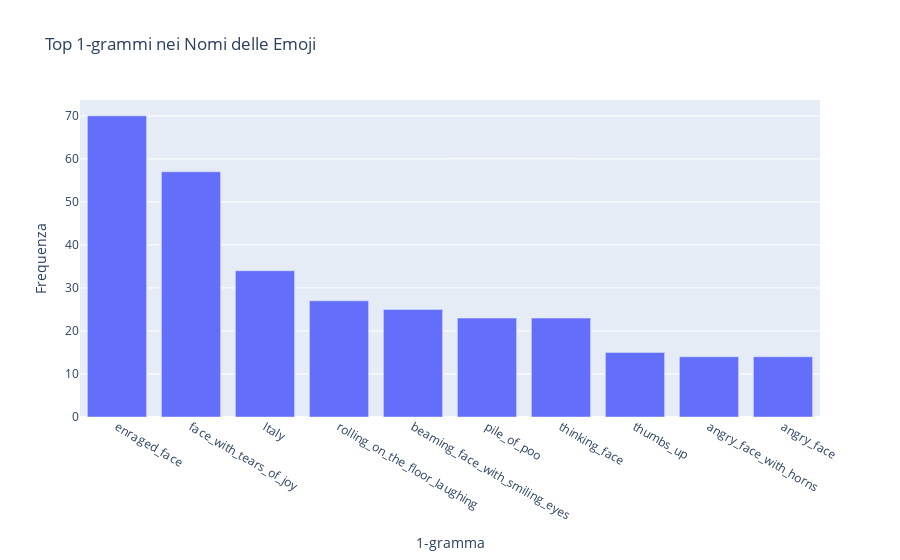

Notebook code cell kept with this figure:
### Markdown cell above
# TROVARE GLI N-GRAMMI POSSIBILI

### Code cell
# Funzione per trovare gli n-grammi dato un elenco di nomi di emoji
def find_emoji_name_ngrams(emoji_name_list, n):
    return list(ngrams(emoji_name_list, n))

# Funzione per generare n-grammi per una gamma di valori n
def generate_ngrams_for_range(emoji_name_list, min_n=1, max_n=5):
    ngram_counters = {n: Counter() for n in range(min_n, max_n + 1)}

    for n in range(min_n, max_n + 1):
        ngrams_list = find_emoji_name_ngrams(emoji_name_list, n)
        ngram_counters[n].update(ngrams_list)

    return ngram_counters

# Trasforma la colonna `emojis_names` in liste di parole
df['emoji_name_list'] = df['emojis_names'].apply(lambda x: x.split())

# Parametri
min_n = 1
max_n = 5

# Generazione automatica degli n-grammi
all_ngrams = {n: Counter() for n in range(min_n, max_n + 1)}
for emoji_name_list in df['emoji_name_list']:
    ngram_counters = generate_ngrams_for_range(emoji_name_list, min_n, max_n)
    for n in range(min_n, max_n + 1):
        all_ngrams[n].update(ngram_counters[n])

# Mostra i migliori n-grammi
print("\nTop n-grammi per ogni valore di n:")
for n in range(min_n, max_n + 1):
    print(f"\nTop {n}-grammi:")
    for ngram, freq in all_ngrams[n].most_common(5):  # Top 5 n-grammi per ogni n
        print(f"{' '.join(ngram)}: {freq}")

# Trova il valore ottimale di n
optimal_n = max(all_ngrams, key=lambda n: sum(all_ngrams[n].values()))
print(f"\nIl valore ottimale di n (basato sulla frequenza totale): {optimal_n}")

#Grafico
optimal_ngrams = all_ngrams[optimal_n]
optimal_ngrams_df = pd.DataFrame(optimal_ngrams.items(), columns=['N-gram', 'Frequency']).sort_values(by='Frequency', ascending=False)
optimal_ngrams_df['N-gram'] = optimal_ngrams_df['N-gram'].apply(lambda x: ' '.join(x))

fig = px.bar(
    optimal_ngrams_df.head(10),
    x='N-gram',
    y='Frequency',
    title=f'Top {optimal_n}-grammi nei Nomi delle Emoji',
    labels={'N-gram': f'{optimal_n}-gramma', 'Frequency': 'Frequenza'}
)
fig.show()

### Figure 1 — Plotly figure (JSON) as saved in the notebook; plotly's stock layout.template omitted (floating-point values rounded to 4 significant figures)
{"data": [{"alignmentgroup": "True", "hovertemplate": "1-gramma=%{x}<br>Frequenza=%{y}<extra></extra>", "legendgroup": "", "marker": {"color": "#636efa", "pattern": {"shape": ""}}, "name": "", "offsetgroup": "", "orientation": "v", "showlegend": false, "textposition": "auto", "type": "bar", "x": ["enraged_face", "face_with_tears_of_joy", "Italy", "rolling_on_the_floor_laughing", "beaming_face_with_smiling_eyes", "pile_of_poo", "thinking_face", "thumbs_up", "angry_face_with_horns", "angry_face"], "xaxis": "x", "y": [70, 57, 34, 27, 25, 23, 23, 15, 14, 14], "yaxis": "y"}], "layout": {"barmode": "relative", "legend": {"tracegroupgap": 0}, "title": {"text": "Top 1-grammi nei Nomi delle Emoji"}, "xaxis": {"anchor": "y", "domain": [0, 1], "title": {"text": "1-gramma"}}, "yaxis": {"anchor": "x", "domain": [0, 1], "title": {"text": "Frequenza"}}}}
